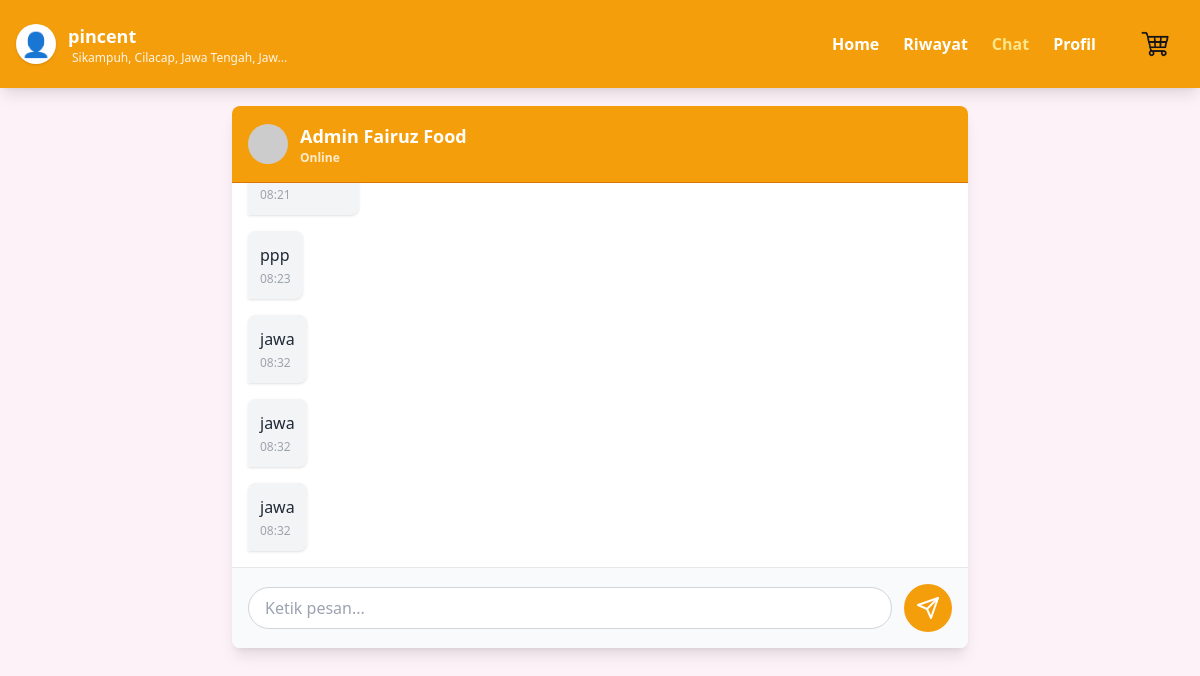
The page /user/chat.php (signed in) on the database its author committed.
### tables this page shows
CREATE TABLE `users` (
  `id` int(11) NOT NULL AUTO_INCREMENT,
  `username` varchar(100) NOT NULL,
  `email` varchar(100) NOT NULL,
  `phone` varchar(20) NOT NULL,
  `password` varchar(255) NOT NULL,
  `role` varchar(10) NOT NULL DEFAULT 'user',
  `foto_profil` varchar(255) DEFAULT NULL,
  `alamat` text DEFAULT NULL,
  `alamat_lat` double DEFAULT NULL,
  `alamat_lng` double DEFAULT NULL,
  PRIMARY KEY (`id`),
  UNIQUE KEY `username` (`username`),
  UNIQUE KEY `email` (`email`)
);

CREATE TABLE `chat` (
  `id` int(11) NOT NULL AUTO_INCREMENT,
  `id_user` int(11) NOT NULL,
  `pengirim_role` enum('user','admin') NOT NULL,
  `waktu` timestamp NOT NULL DEFAULT current_timestamp(),
  `pesan` text NOT NULL,
  `is_read` tinyint(1) NOT NULL DEFAULT 0,
  `waktu_kirim` timestamp NOT NULL DEFAULT current_timestamp(),
  PRIMARY KEY (`id`),
  KEY `id_user` (`id_user`),
  KEY `is_read_index` (`is_read`),
  CONSTRAINT `chat_ibfk_1` FOREIGN KEY (`id_user`) REFERENCES `users` (`id`) ON DELETE CASCADE
);

### user/chat.php (the view, shortened to what this page needs)
<?php
require 'koneksi.php';
$id_user = $_SESSION['user_id'];
$username = $_SESSION['user_username'];
$stmt_user = $conn->prepare("SELECT alamat FROM users WHERE id = ?");
$stmt_user->bind_param("i", $id_user);
$stmt_user->execute();
$result_user = $stmt_user->get_result();
$user_data = $result_user->fetch_assoc();
$alamat_user = $user_data['alamat'] ?? '';
$stmt = $conn->prepare("SELECT id, pesan, pengirim_role, waktu FROM chat WHERE id_user = ? ORDER BY waktu ASC");
$stmt->bind_param("i", $id_user);
$stmt->execute();
$result = $stmt->get_result();
$initial_messages = $result->fetch_all(MYSQLI_ASSOC);
$last_message_id = empty($initial_messages) ? 0 : end($initial_messages)['id'];
?>
<!DOCTYPE html>
<html lang="id">
<head>
    <script src="https://cdn.tailwindcss.com"></script>
    <link rel="stylesheet" href="https://cdnjs.cloudflare.com/ajax/libs/font-awesome/6.0.0/css/all.min.css">
    <link rel="stylesheet" href="https://cdn.jsdelivr.net/npm/swiper@11/swiper-bundle.min.css" />
</head>
<body class="bg-pink-50 font-sans">
    <header class="fixed top-0 inset-x-0 bg-amber-500 p-4 text-white shadow-lg z-40">
        <div class="w-full max-w-screen-xl mx-auto flex justify-between items-center">
            <a href="profil.php" class="flex items-center gap-3 group">
                <div class="w-10 h-10 rounded-full bg-white flex items-center justify-center text-amber-500 text-2xl shadow">👤</div>
                <div>
                    <span class="font-semibold text-lg truncate max-w-[150px] sm:max-w-xs block group-hover:text-amber-200 transition-colors"><?= htmlspecialchars($username) ?></span>
                    <div class="text-xs flex items-center gap-1 opacity-90 group-hover:opacity-100 transition-opacity">
                        <span><?php if (!empty($alamat_user)) { echo htmlspecialchars(substr($alamat_user, 0, 35)) . '...'; } else { echo 'Atur Lokasi'; } ?></span>
                    </div>
                </div>
            </a>
            <div class="flex items-center gap-8">
                <nav class="hidden md:flex items-center gap-6 text-base font-semibold">
                    <a href="index.php" class="hover:text-amber-200 transition-colors">Home</a>
                    <a href="riwayat.php" class="hover:text-amber-200 transition-colors">Riwayat</a>
                    <a href="chat.php" class="text-amber-200 font-bold">Chat</a> <a href="profil.php" class="hover:text-amber-200 transition-colors">Profil</a>
                </nav>
                <a href="keranjang.php" class="p-2 relative">
                    <img src="cart.png" alt="Keranjang Belanja" class="w-10 h-10">
                </a>
            </div>
        </div>
    </header>
    <div class="p-4 max-w-screen-md mx-auto">
        <div class="bg-white rounded-lg shadow-lg overflow-hidden">
            <header class="bg-primary p-4 flex items-center text-white font-semibold text-lg border-b border-amber-600">
                <img src="https://placehold.co/40x40/FFFFFF/b45309?text=A" class="w-10 h-10 rounded-full mr-3" alt="Admin">
                <div>
                    <h1 class="font-bold">Admin Fairuz Food</h1>
                    <p class="text-xs opacity-80">Online</p>
                </div>
            </header>
            <main id="chat-box" class="overflow-y-auto p-4 space-y-4 h-96">
                <?php if (empty($initial_messages)): ?>
                    <div class="text-center text-gray-400 text-sm">Mulai percakapan dengan admin!</div>
                <?php else: ?>
                    <?php foreach ($initial_messages as $msg): ?>
                        <?php if ($msg['pengirim_role'] === 'user'): ?>
                            <div class="flex justify-end">
                                <div class="bg-amber-300 text-gray-800 rounded-lg rounded-br-none p-3 max-w-xs sm:max-w-sm shadow">
                                    <p class="break-words"><?= htmlspecialchars($msg['pesan']) ?></p>
                                    <p class="text-xs text-gray-600 mt-1 text-right"><?= date('H:i', strtotime($msg['waktu'])) ?></p>
                                </div>
                            </div>
                        <?php else: ?>
                            <div class="flex justify-start">
                                <div class="bg-gray-100 text-gray-800 rounded-lg rounded-bl-none p-3 max-w-xs sm:max-w-sm shadow">
                                    <p class="break-words"><?= htmlspecialchars($msg['pesan']) ?></p>
                                    <p class="text-xs text-gray-400 mt-1 text-left"><?= date('H:i', strtotime($msg['waktu'])) ?></p>
                                </div>
                            </div>
                        <?php endif; ?>
                    <?php endforeach; ?>
                <?php endif; ?>
            </main>
            <footer class="p-4 bg-gray-50 border-t">
                <form id="chat-form" class="flex items-center gap-3">
                    <input type="text" id="pesan-input" placeholder="Ketik pesan..." required autocomplete="off" class="w-full px-4 py-2 rounded-full border border-gray-300 focus:outline-none focus:ring-2 focus:ring-amber-500">
                    <button type="submit" id="submit-button" class="bg-primary text-white rounded-full p-3 hover:bg-amber-600 transition flex-shrink-0">
                        <svg xmlns="http://www.w3.org/2000/svg" width="24" height="24" viewBox="0 0 24 24" fill="none" stroke="currentColor" stroke-width="2" stroke-linecap="round" stroke-linejoin="round"><line x1="22" y1="2" x2="11" y2="13"></line><polygon points="22 2 15 22 11 13 2 9 22 2"></polygon></svg>
                    </button>
                </form>
            </footer>
        </div>
    </div>
</body>
</html>

### user/chat.php (style rules this page uses)
.bg-primary { background-color: #f59e0b; }
#chat-box { scroll-behavior: smooth; }
body { padding-top: 90px; padding-bottom: 80px; }

### rows shown on the page
users: alamat "Sikampuh, Cilacap, Jawa Tengah, Jaw"
chat: waktu "08:21"
chat: pesan "ppp", waktu "08:23"
chat: pesan "jawa", waktu "08:32"
chat: pesan "jawa", waktu "08:32"
chat: pesan "jawa", waktu "08:32"

### other values the page prints
$username "pincent"
